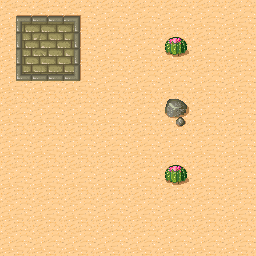

Tiled map render using the project's own tile images. Description and the whole map definition, tile-layer contents included, below:
An orthogonal 8x8 tile map with 32x32 px tiles, 1 tile layer (Livello tile 1).

<map version="1.2" tiledversion="1.3.3" orientation="orthogonal" renderorder="right-down" width="8" height="8" tilewidth="32" tileheight="32" infinite="0" nextlayerid="2" nextobjectid="1">
 <tileset firstgid="1" name="tmw_desert_nospa" tilewidth="32" tileheight="32" tilecount="48" columns="8">
  <image source="tmw_desert_nospa.png" width="256" height="192" />
 </tileset>
 <layer id="1" name="Livello tile 1" width="8" height="8">
  <data encoding="csv">
1,2,3,30,30,30,30,30,
9,10,11,30,30,31,30,30,
17,18,19,30,30,30,30,30,
30,30,30,30,30,32,30,30,
30,30,30,30,30,30,30,30,
30,30,30,30,30,31,30,30,
30,30,30,30,30,30,30,30,
30,30,30,30,30,30,30,30
</data>
 </layer>
</map>